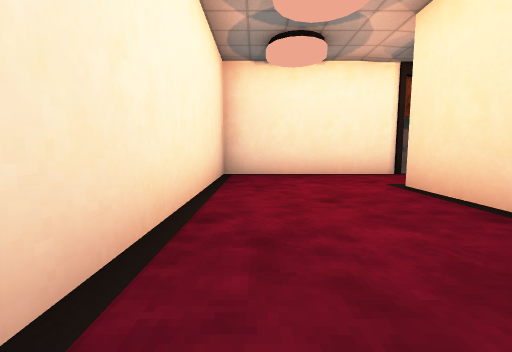
view 1 (above)

15 first-person views from a walk through a Unity game level. The camera is 1.2 m above the floor, tilts 6° down and sees 90° across. The floor is counted in squares, 2 m on a side. Each view is taken from the middle of a square. On the plan, view 1 faces up. The plan holds only what a view shows up to about 9 squares ahead; the rest is blank. The place goes on beyond the plan. The player character is not drawn. Door leaves are left out, so doorways stand open.

view 2
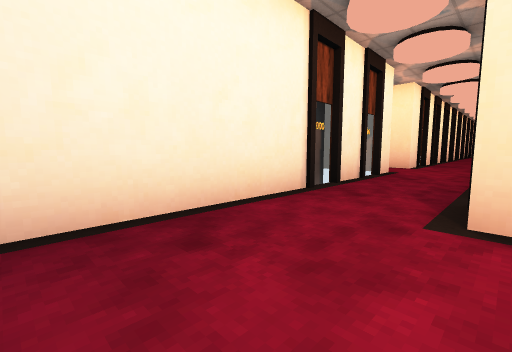

view 3
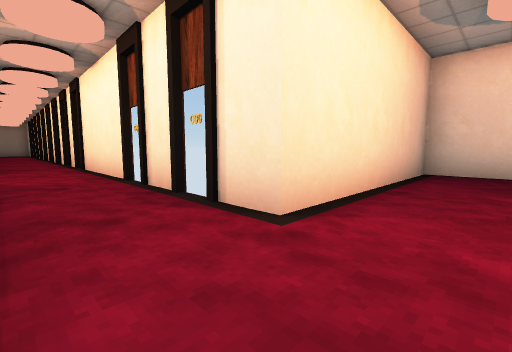

view 4
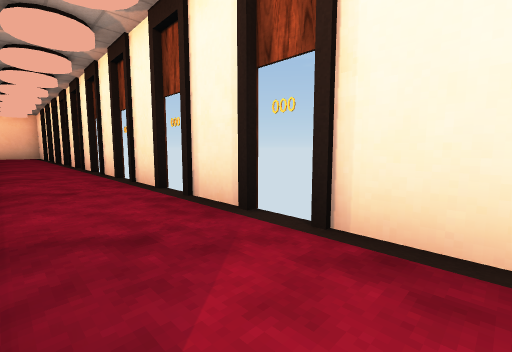

view 5
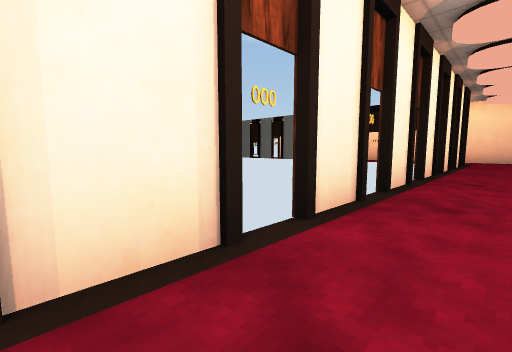

view 6
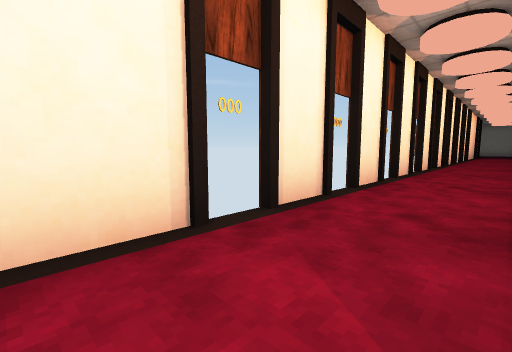

view 7
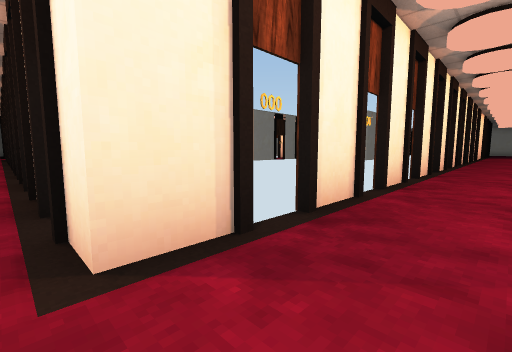

view 8
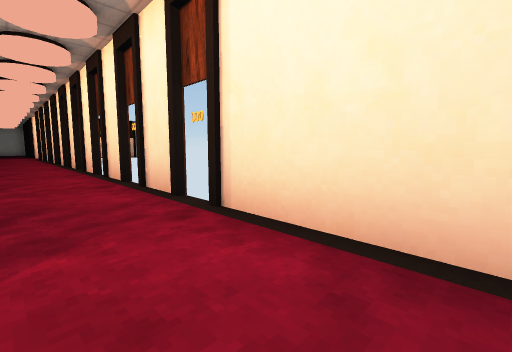

view 9
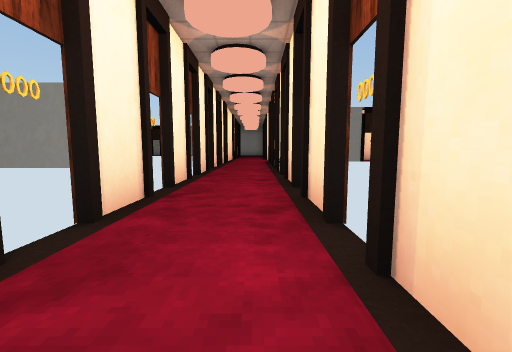

view 10
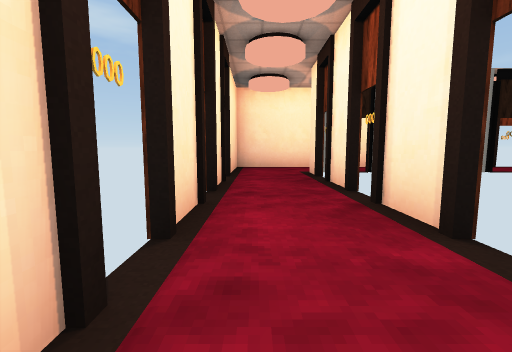

view 11
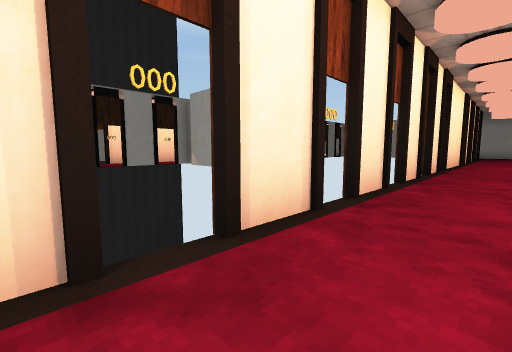

view 12
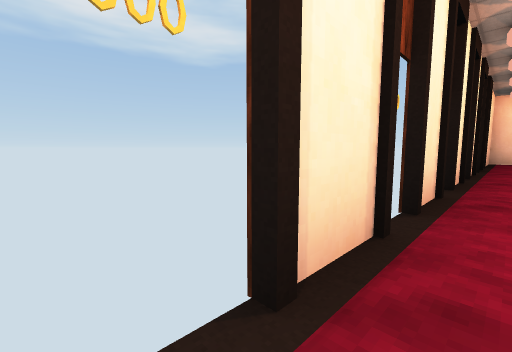

view 13
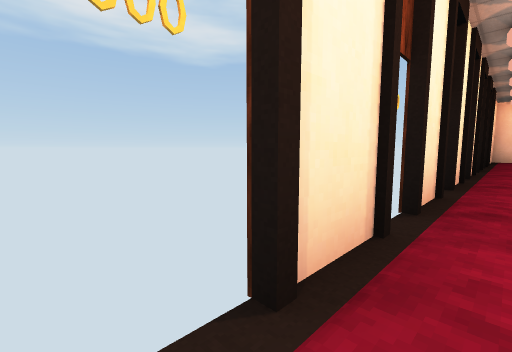

view 14
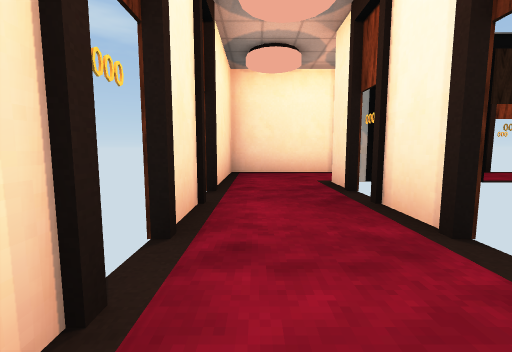

view 15
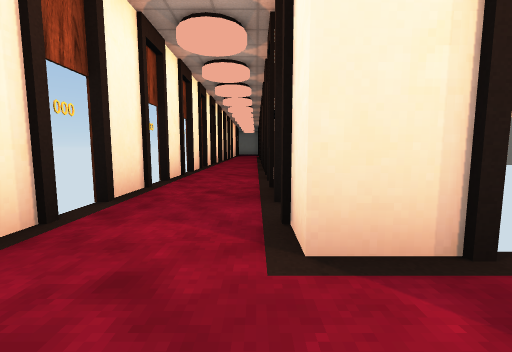

### Floor plan
Points are (right, up) in squares from view 1. A wall is a line through its corners. A room is listed if a view was taken in it or the views show most of it. See-through windows are left out.
Room 1 (views 1, 2, 3)
walls: (4.2, 4.2) (5.6, 4.2); (1.9, -1.2) (2.5, -1.2) (2.5, 4.2) (3.6, 4.2); (4.6, 6.6) (4.1, 6.6); (7.2, 6.3) (-0.8, 6.3) (-0.8, 0.6)
ways out: opening at (7, 5) to room 2; open door at (6, 6) to room 2; open door at (4, 4); open door at (4, 6); open door at (6, 4)
Room 2 (views 4, 5)
walls: (16.7, 4.2) (18.1, 4.2); (14.7, 4.2) (16.1, 4.2); (18.7, 4.2) (20.1, 4.2); (12.7, 4.2) (14.1, 4.2); (20.7, 4.2) (22.1, 4.2); (10.7, 4.2) (12.1, 4.2); (10.1, 6.3) (9.1, 6.3); (22.7, 4.2) (24.1, 4.2); (24.7, 4.2) (26.1, 4.2); (6.2, 4.2) (10.1, 4.2); (27.6, 6.3) (14.9, 6.3)
ways out: opening at (7, 5) to room 1; open door at (6, 6) to room 1; opening at (27, 5) to room 3; open door at (24.1, 11) to room 3; open door at (18.5, 4)
Room 3 (views 6, 7, 8, 9, 10, 11, 12, 13, 14, 15)
walls: (29.6, 12) (29.6, 13.4); (29.6, 10) (29.6, 11.4); (29.6, 14) (29.6, 15.4); (29.6, 8) (29.6, 9.4); (29.6, 16) (29.6, 17.4); (29.6, 18) (29.6, 19.4); (26.7, 4.2) (29.6, 4.2) (29.6, 7.4); (27.6, 21.4) (27.6, 6.3)
ways out: opening at (27, 5) to room 2; open door at (24.1, 11) to room 2; open door at (30, 14)

Positions as (right, up) in squares from view 1, and headings:
1: (0, 0), facing up
2: (0, 4), facing up-right
3: (1, 6), facing down-right
4: (9, 6), facing down-right
5: (15, 5), facing up-right
6: (28, 6), facing down-left
7: (29, 6), facing up-left
8: (28, 5), facing up-right
9: (29, 12), facing up
10: (29, 13), facing down
11: (29, 15), facing up-left
12: (29, 18), facing down-right
13: (29, 20), facing down-right
14: (29, 11), facing down
15: (29, 6), facing left
